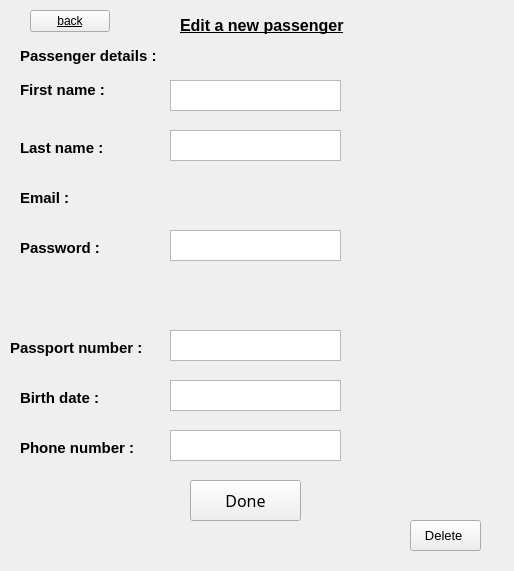
<?xml version="1.0" encoding="UTF-8"?>
<ui version="4.0">
 <class>EditNewPassenger</class>
 <widget class="QDialog" name="EditNewPassenger">
  <property name="geometry">
   <rect>
    <x>0</x>
    <y>0</y>
    <width>514</width>
    <height>571</height>
   </rect>
  </property>
  <property name="font">
   <font>
    <underline>true</underline>
   </font>
  </property>
  <property name="windowTitle">
   <string>Dialog</string>
  </property>
  <widget class="QLabel" name="label">
   <property name="geometry">
    <rect>
     <x>180</x>
     <y>10</y>
     <width>231</width>
     <height>31</height>
    </rect>
   </property>
   <property name="font">
    <font>
     <pointsize>12</pointsize>
     <weight>75</weight>
     <bold>true</bold>
     <underline>true</underline>
    </font>
   </property>
   <property name="text">
    <string>Edit a new passenger</string>
   </property>
  </widget>
  <widget class="QLabel" name="label_2">
   <property name="geometry">
    <rect>
     <x>20</x>
     <y>40</y>
     <width>181</width>
     <height>31</height>
    </rect>
   </property>
   <property name="font">
    <font>
     <pointsize>11</pointsize>
     <weight>75</weight>
     <bold>true</bold>
     <underline>false</underline>
    </font>
   </property>
   <property name="text">
    <string>Passenger details :</string>
   </property>
  </widget>
  <widget class="QLabel" name="label_3">
   <property name="geometry">
    <rect>
     <x>20</x>
     <y>80</y>
     <width>111</width>
     <height>20</height>
    </rect>
   </property>
   <property name="font">
    <font>
     <pointsize>11</pointsize>
     <weight>75</weight>
     <bold>true</bold>
     <underline>false</underline>
    </font>
   </property>
   <property name="text">
    <string>First name :</string>
   </property>
  </widget>
  <widget class="QTextEdit" name="firstname">
   <property name="geometry">
    <rect>
     <x>170</x>
     <y>80</y>
     <width>171</width>
     <height>31</height>
    </rect>
   </property>
  </widget>
  <widget class="QLabel" name="label_4">
   <property name="geometry">
    <rect>
     <x>20</x>
     <y>140</y>
     <width>111</width>
     <height>16</height>
    </rect>
   </property>
   <property name="font">
    <font>
     <pointsize>11</pointsize>
     <weight>75</weight>
     <bold>true</bold>
     <underline>false</underline>
    </font>
   </property>
   <property name="text">
    <string>Last name :</string>
   </property>
  </widget>
  <widget class="QTextEdit" name="lastname">
   <property name="geometry">
    <rect>
     <x>170</x>
     <y>130</y>
     <width>171</width>
     <height>31</height>
    </rect>
   </property>
  </widget>
  <widget class="QPushButton" name="pushButton">
   <property name="geometry">
    <rect>
     <x>830</x>
     <y>610</y>
     <width>91</width>
     <height>41</height>
    </rect>
   </property>
   <property name="mouseTracking">
    <bool>true</bool>
   </property>
   <property name="styleSheet">
    <string notr="true">font: 75 11pt &quot;MS Shell Dlg 2&quot;;
font: 75 11pt &quot;MS Shell Dlg 2&quot;;</string>
   </property>
   <property name="text">
    <string>Delete</string>
   </property>
  </widget>
  <widget class="QPushButton" name="returntosermain">
   <property name="geometry">
    <rect>
     <x>190</x>
     <y>480</y>
     <width>111</width>
     <height>41</height>
    </rect>
   </property>
   <property name="minimumSize">
    <size>
     <width>111</width>
     <height>41</height>
    </size>
   </property>
   <property name="font">
    <font>
     <family>MS Reference Sans Serif</family>
     <pointsize>12</pointsize>
     <weight>50</weight>
     <italic>false</italic>
     <bold>false</bold>
     <underline>false</underline>
    </font>
   </property>
   <property name="styleSheet">
    <string notr="true">font: 11pt &quot;MS Shell Dlg 2&quot;;
font: 75 11pt &quot;MS Shell Dlg 2&quot;;
font: 75 11pt &quot;MS Shell Dlg 2&quot;;
font: 75 11pt &quot;MS Shell Dlg 2&quot;;
font: 75 10pt &quot;MS Shell Dlg 2&quot;;
font: 75 8pt &quot;MS Shell Dlg 2&quot;;
font: 12pt &quot;MS Reference Sans Serif&quot;;</string>
   </property>
   <property name="text">
    <string>Done</string>
   </property>
  </widget>
  <widget class="QLabel" name="label_5">
   <property name="geometry">
    <rect>
     <x>20</x>
     <y>190</y>
     <width>71</width>
     <height>16</height>
    </rect>
   </property>
   <property name="font">
    <font>
     <pointsize>11</pointsize>
     <weight>75</weight>
     <bold>true</bold>
     <underline>false</underline>
    </font>
   </property>
   <property name="text">
    <string>Email :</string>
   </property>
  </widget>
  <widget class="QLabel" name="label_6">
   <property name="geometry">
    <rect>
     <x>20</x>
     <y>240</y>
     <width>101</width>
     <height>16</height>
    </rect>
   </property>
   <property name="font">
    <font>
     <pointsize>11</pointsize>
     <weight>75</weight>
     <bold>true</bold>
     <underline>false</underline>
    </font>
   </property>
   <property name="text">
    <string>Password :</string>
   </property>
  </widget>
  <widget class="QLabel" name="label_8">
   <property name="geometry">
    <rect>
     <x>10</x>
     <y>340</y>
     <width>161</width>
     <height>16</height>
    </rect>
   </property>
   <property name="font">
    <font>
     <pointsize>11</pointsize>
     <weight>75</weight>
     <bold>true</bold>
     <underline>false</underline>
    </font>
   </property>
   <property name="text">
    <string>Passport number :</string>
   </property>
  </widget>
  <widget class="QTextEdit" name="password">
   <property name="geometry">
    <rect>
     <x>170</x>
     <y>230</y>
     <width>171</width>
     <height>31</height>
    </rect>
   </property>
  </widget>
  <widget class="QTextEdit" name="passportnumber">
   <property name="geometry">
    <rect>
     <x>170</x>
     <y>330</y>
     <width>171</width>
     <height>31</height>
    </rect>
   </property>
  </widget>
  <widget class="QLabel" name="label_9">
   <property name="geometry">
    <rect>
     <x>20</x>
     <y>390</y>
     <width>101</width>
     <height>16</height>
    </rect>
   </property>
   <property name="font">
    <font>
     <pointsize>11</pointsize>
     <weight>75</weight>
     <bold>true</bold>
     <underline>false</underline>
    </font>
   </property>
   <property name="text">
    <string>Birth date :</string>
   </property>
  </widget>
  <widget class="QTextEdit" name="BD">
   <property name="geometry">
    <rect>
     <x>170</x>
     <y>380</y>
     <width>171</width>
     <height>31</height>
    </rect>
   </property>
  </widget>
  <widget class="QLabel" name="label_10">
   <property name="geometry">
    <rect>
     <x>20</x>
     <y>440</y>
     <width>141</width>
     <height>16</height>
    </rect>
   </property>
   <property name="font">
    <font>
     <pointsize>11</pointsize>
     <weight>75</weight>
     <bold>true</bold>
     <underline>false</underline>
    </font>
   </property>
   <property name="text">
    <string>Phone number :</string>
   </property>
  </widget>
  <widget class="QTextEdit" name="phonenumber">
   <property name="geometry">
    <rect>
     <x>170</x>
     <y>430</y>
     <width>171</width>
     <height>31</height>
    </rect>
   </property>
  </widget>
  <widget class="QPushButton" name="pushButton_3">
   <property name="geometry">
    <rect>
     <x>410</x>
     <y>520</y>
     <width>71</width>
     <height>31</height>
    </rect>
   </property>
   <property name="font">
    <font>
     <pointsize>10</pointsize>
     <weight>50</weight>
     <bold>false</bold>
     <underline>false</underline>
    </font>
   </property>
   <property name="text">
    <string>Delete </string>
   </property>
  </widget>
  <widget class="QPushButton" name="backtousermain">
   <property name="geometry">
    <rect>
     <x>30</x>
     <y>10</y>
     <width>80</width>
     <height>22</height>
    </rect>
   </property>
   <property name="text">
    <string>back</string>
   </property>
  </widget>
  <widget class="QLabel" name="email">
   <property name="geometry">
    <rect>
     <x>180</x>
     <y>180</y>
     <width>151</width>
     <height>31</height>
    </rect>
   </property>
   <property name="text">
    <string/>
   </property>
  </widget>
 </widget>
 <resources/>
 <connections/>
</ui>
